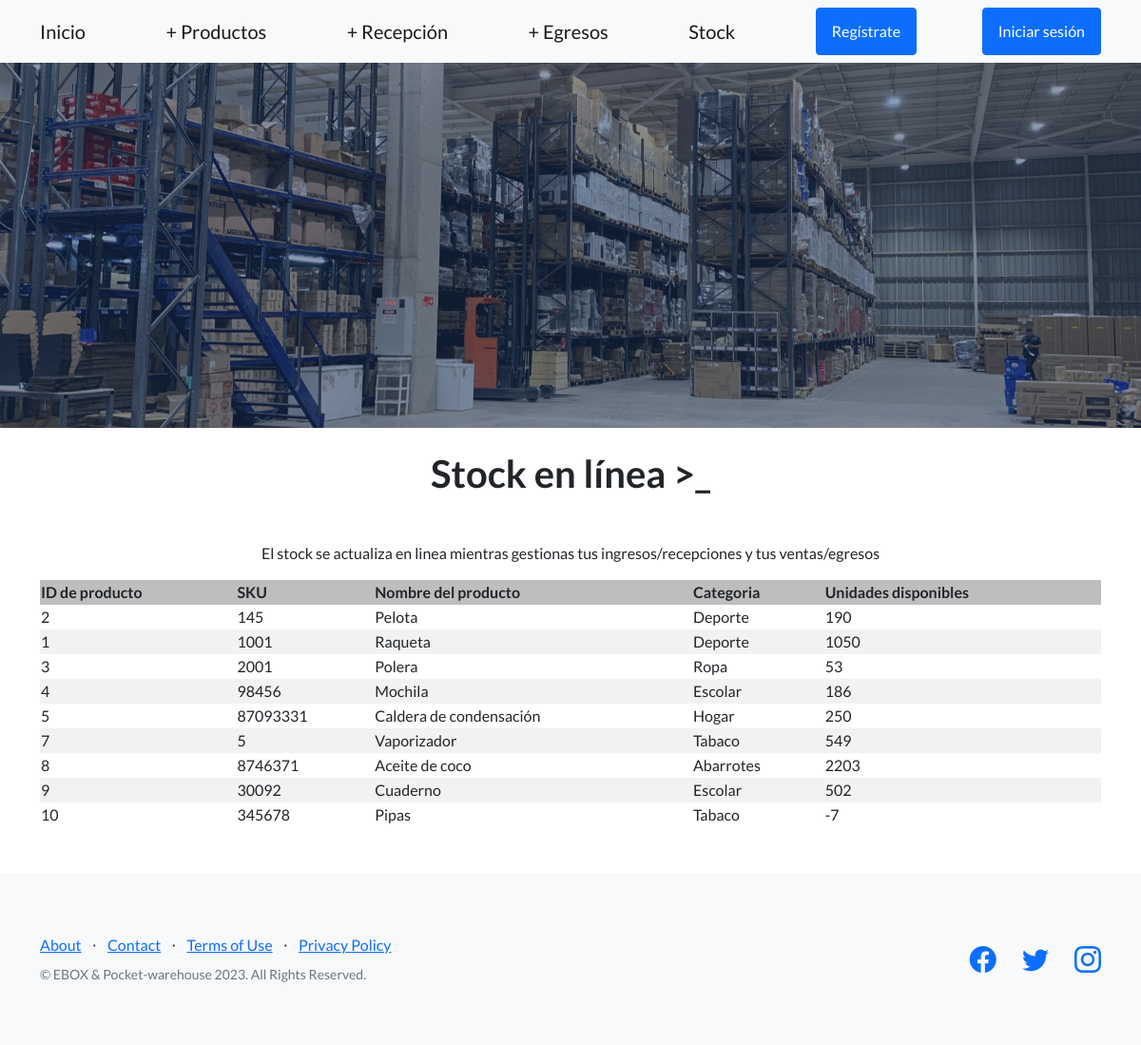
/eboxApp/stock_en_linea/, run on an earlier commit of the app's database.
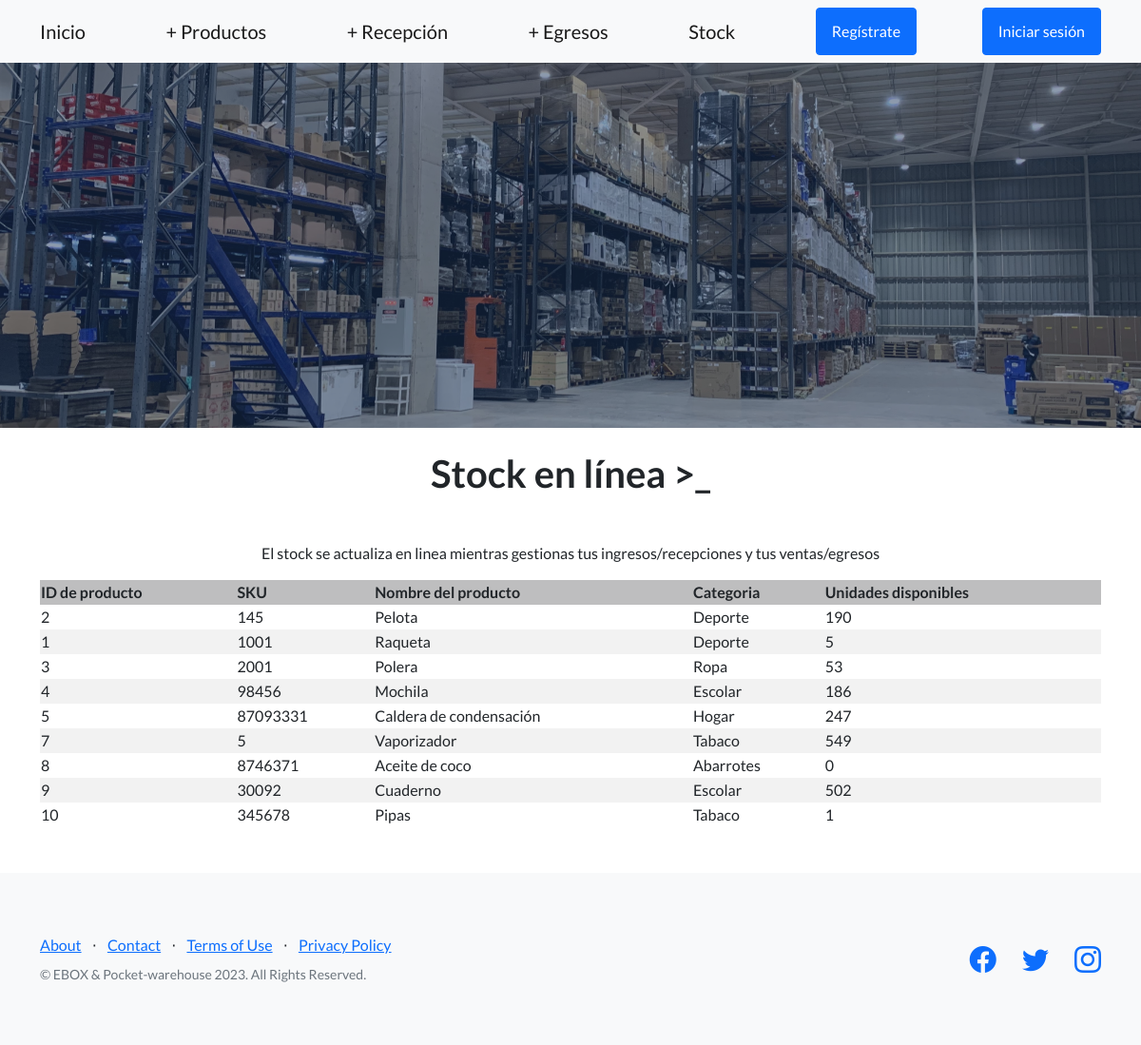
And on a later commit of the database.
### eboxApp/models.py (models this page shows, shortened)
class Inventario(models.Model):
    sku = models.ForeignKey(Maestra, on_delete=models.CASCADE, null=True)
    tot_unidades = models.IntegerField(null=True)

class Maestra(models.Model):
    nombre_producto = models.CharField(max_length=300)
    numero_sku = models.IntegerField()
    categoria = models.CharField(max_length=300)

### eboxApp/views.py (the view)
# urls.py: path('stock_en_linea/', views.stock_en_linea, name='stock_en_linea'),
def stock_en_linea(request):
    inventarios = Inventario.objects.all()
    return render(request, 'eboxApp/stock_en_linea.html', {'inventarios': inventarios})

### eboxApp/templates/eboxApp/stock_en_linea.html (shortened to what this page needs)
{% extends "eboxApp/base.html" %}
    {% load static %}
{% block contenido_que_cambia %}
    <div class="container" align="center">
        <br>
        <h1 class="mb-5">Stock en línea >_</h1>
        <p>El stock se actualiza en linea mientras gestionas tus ingresos/recepciones y tus ventas/egresos</p>
        <table>
            <thead>
                <tr>
                    <th style="text-align: left">ID de producto</th>
                    <th style="text-align: left">SKU</th>
                    <th style="text-align: left">Nombre del producto</th>
                    <th style="text-align: left">Categoria</th>
                    <th style="text-align: left">Unidades disponibles</th>
                </tr>
            </thead>
            <tbody>
                {% for inventario in inventarios %}
                    <tr>
                        <td style="text-align: left">{{ inventario.sku.id }}</td>
                        <td style="text-align: left">{{ inventario.sku.numero_sku }}</td>
                        <td style="text-align: left">{{ inventario.sku.nombre_producto }}</td>
                        <td style="text-align: left">{{ inventario.sku.categoria }}</td>
                        <td style="text-align: left">{{ inventario.tot_unidades }}</td>
                    </tr>
                {% endfor %}
            </tbody>
        </table>
</div>
{% endblock %}

What changed in the data, as far as the page shows it:
changed Inventario "Raqueta": tot_unidades "1050" → "5"
changed Inventario "Caldera de condensación": tot_unidades "250" → "247"
changed Inventario "Aceite de coco": tot_unidades "2203" → "0"
changed Inventario "Pipas": tot_unidades "-7" → "1"
